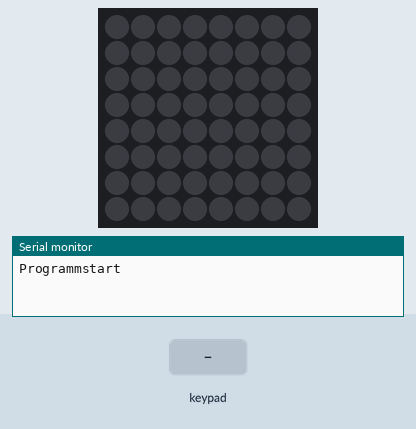
Recording of a sketch running on a simulated Arduino Uno, built with avr-gcc and run on an emulated ATmega328P. On the bench: 8×8 RGB LED matrix (first LED top left, wired row by row), the last lines printed to the serial monitor. The test bench sets the inputs (shaded band).

Above: at 1.2 s.
1.3 s: keypad keys 5 4 3 2 pressed 0.4 s apart
At 3.1 s:
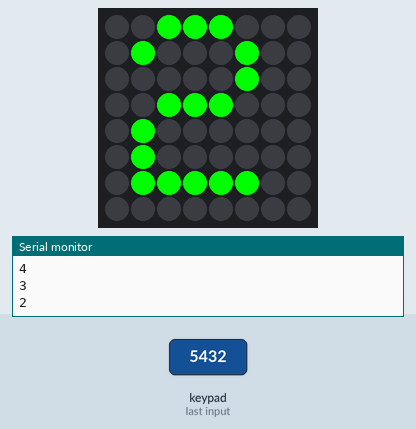
4.4 s: key 'A' pressed
At 5.6 s:
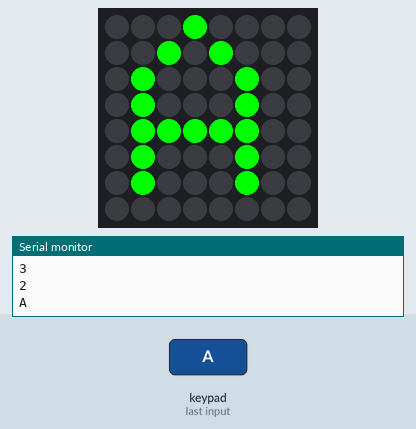
5.9 s: key 'B' pressed
At 7.0 s:
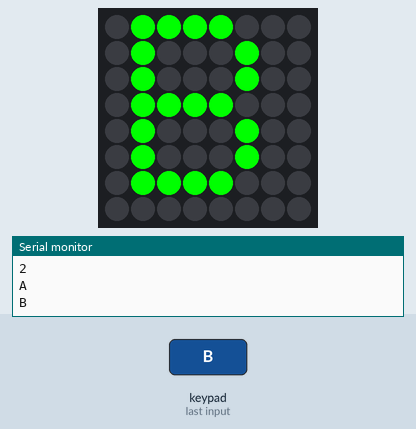
7.4 s: keypad keys 5 4 3 2 # pressed 0.4 s apart
At 9.4 s:
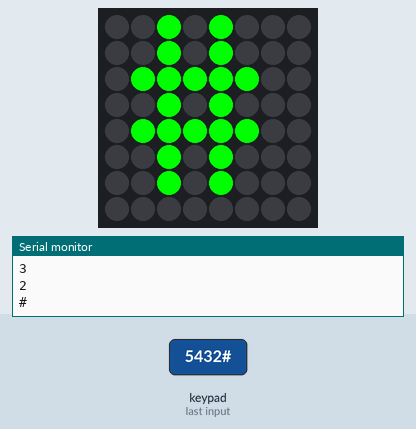
10.9 s: key 'C' pressed
At 11.9 s:
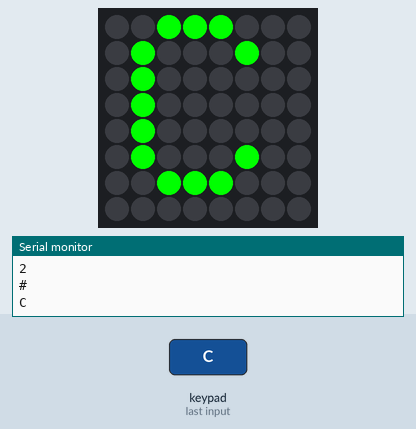
12.4 s: keypad keys 5 4 3 2 * pressed 0.4 s apart
At 15.4 s:
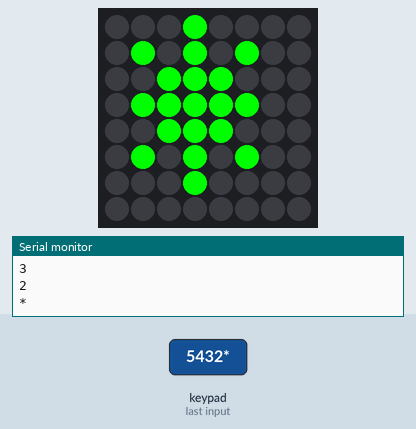
Timing chart, 0 to 16.9 s (numbered marks = the images above; inputs shaded):
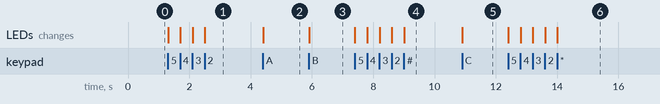

The sketch:

KeypadSample.ino
```cpp
//Unter Verwendung der Keypad, Adafuit GFX und Adafruit LEDBackpack Library
//https://github.com/adafruit/Adafruit-GFX-Library/archive/master.zip
//https://github.com/adafruit/Adafruit_LED_Backpack/archive/master.zip
//https://github.com/Chris--A/Keypad

#include "Wire.h"
#include "Adafruit_GFX.h"
#include "Adafruit_LEDBackpack.h"
#include "Keypad.h"
const byte ROWS = 4; //das Keypad hat vier Reihen
const byte COLS = 4; //das Keypad hat vier Spalten
//definieren der Keymap
char keys[ROWS][COLS] = {
  {'1','2','3','A'},
  {'4','5','6','B'},
  {'7','8','9','C'},
  {'*','0','#','D'}
};
byte rowPins[ROWS] = {5, 4, 3, 2}; //definieren an Welchen Pins die Reihen liegen
byte colPins[COLS] = {9, 8, 7, 6}; //definieren an Welchen Pins die Spalten liegen

Keypad keypad = Keypad( makeKeymap(keys), rowPins, colPins, ROWS, COLS );


Adafruit_BicolorMatrix matrix = Adafruit_BicolorMatrix(); //definiert den Code für die Bicolor Matrix

void setup() {
  Serial.begin(9600); //Starten des seriellen Monitors
  Serial.println("Programmstart"); //zeigen das das Programm beginnt
  matrix.begin(0x70); //Die 7-Bit-Adresse der Matrix ist 0x70, hätte man mehrere Matrizen so wären die 0x71,0x72...
  matrix.clear();
  matrix.writeDisplay();
}

void loop() {

char key = keypad.getKey(); //definiert die Variable key als den Key, der gerdückt wird

  if (key != NO_KEY) //wenn nicht kein Key gedrückt wird, wird ausgeführt
    {
      Serial.println(key);
      matrix.setRotation(3); //drehen der Matrix um 270°, kann kommentiert werden
      matrix.setTextColor(LED_GREEN);
      matrix.clear();
      matrix.setCursor(1,0);
      matrix.print(key); //darstellen des Keys, der gedrückt wird
      matrix.writeDisplay();
     }
}
```

Measured:
- after the input at 1.3 s, the LEDs: first change at once (image 1 shows a later state)
- after the input at 4.4 s, the LEDs: change at once (image 2)
- after the input at 5.9 s, the LEDs: change at once (image 3)
- after the input at 7.4 s, the LEDs: first change at once (image 4 shows a later state)
- after the input at 10.9 s, the LEDs: change at once (image 5)
- after the input at 12.4 s, the LEDs: first change at once (image 6 shows a later state)
